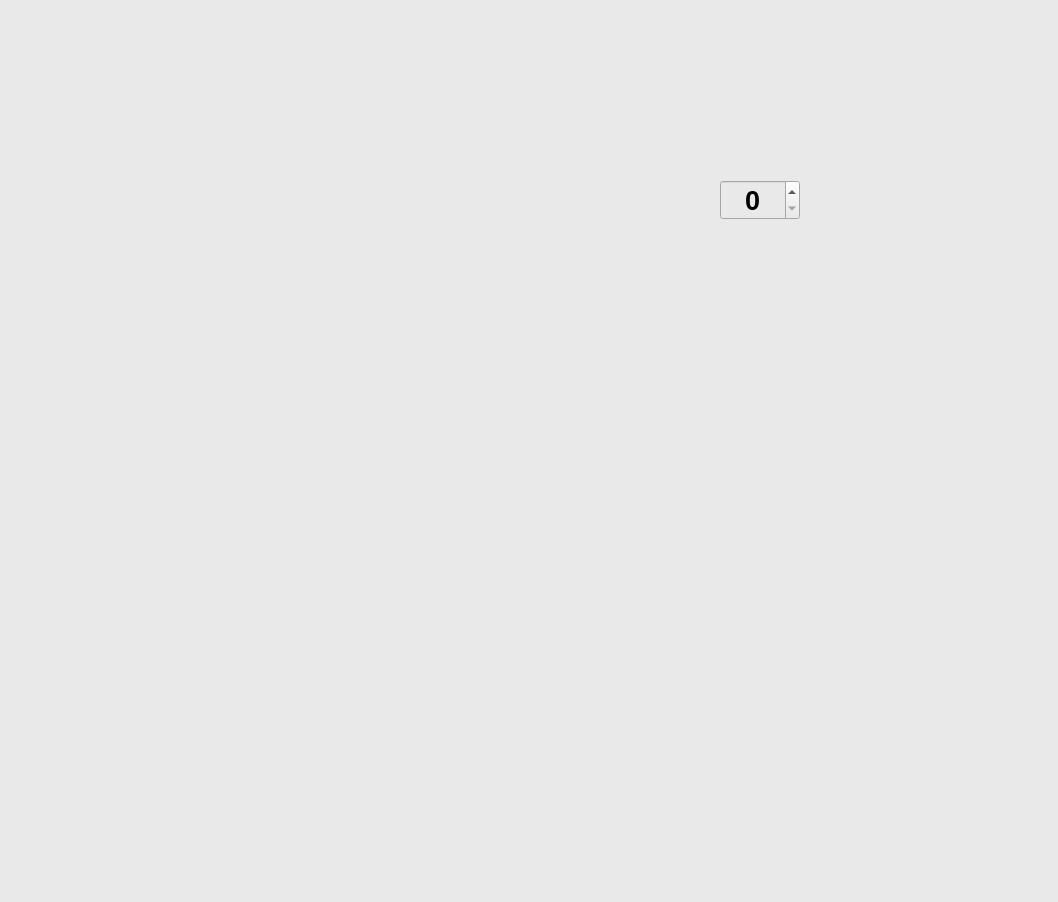
<?xml version="1.0" encoding="UTF-8"?>
<ui version="4.0">
 <class>MainWindow</class>
 <widget class="QMainWindow" name="MainWindow">
  <property name="geometry">
   <rect>
    <x>0</x>
    <y>0</y>
    <width>1058</width>
    <height>902</height>
   </rect>
  </property>
  <property name="windowTitle">
   <string>MainWindow</string>
  </property>
  <property name="styleSheet">
   <string notr="true"/>
  </property>
  <widget class="QWidget" name="centralwidget">
   <property name="styleSheet">
    <string notr="true">background: #E9E9E9;</string>
   </property>
   <widget class="QWidget" name="clock_widget" native="true">
    <property name="geometry">
     <rect>
      <x>560</x>
      <y>240</y>
      <width>400</width>
      <height>400</height>
     </rect>
    </property>
   </widget>
   <widget class="QFrame" name="frame">
    <property name="geometry">
     <rect>
      <x>110</x>
      <y>140</y>
      <width>350</width>
      <height>680</height>
     </rect>
    </property>
    <property name="frameShape">
     <enum>QFrame::StyledPanel</enum>
    </property>
    <property name="frameShadow">
     <enum>QFrame::Raised</enum>
    </property>
    <widget class="QWidget" name="verticalLayoutWidget">
     <property name="geometry">
      <rect>
       <x>0</x>
       <y>0</y>
       <width>351</width>
       <height>681</height>
      </rect>
     </property>
     <layout class="QVBoxLayout" name="alarms_layout">
      <property name="spacing">
       <number>20</number>
      </property>
     </layout>
    </widget>
   </widget>
   <widget class="QSpinBox" name="spinBox">
    <property name="geometry">
     <rect>
      <x>720</x>
      <y>180</y>
      <width>80</width>
      <height>40</height>
     </rect>
    </property>
    <property name="font">
     <font>
      <pointsize>20</pointsize>
      <weight>75</weight>
      <bold>true</bold>
     </font>
    </property>
    <property name="alignment">
     <set>Qt::AlignCenter</set>
    </property>
    <property name="maximum">
     <number>12</number>
    </property>
   </widget>
  </widget>
 </widget>
 <resources/>
 <connections/>
</ui>
